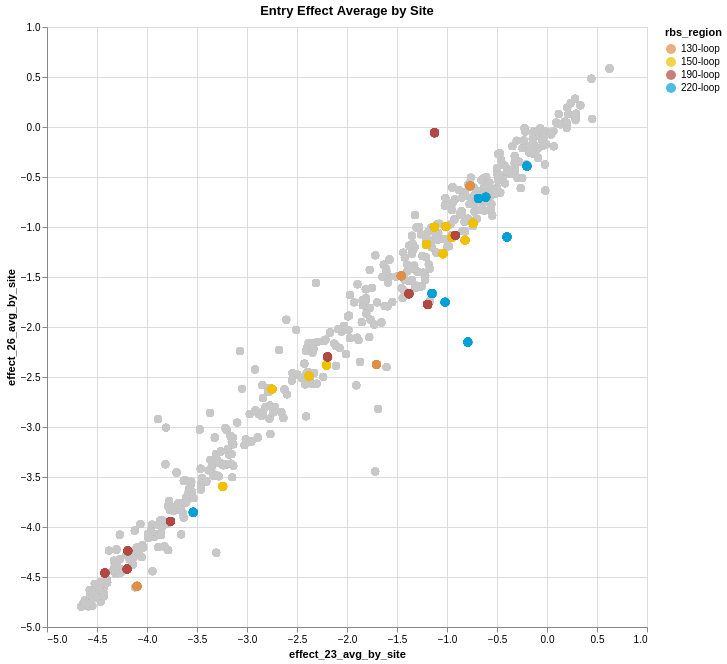

The code cell stored with this chart in its notebook:
### Code cell
import altair as alt
alt.data_transformers.disable_max_rows()


wild = filtered_entry_merged[filtered_entry_merged['rbs_region'] == 'outside RBS']
other = filtered_entry_merged[filtered_entry_merged['rbs_region'] != 'outside RBS']

wild_chart = alt.Chart(wild).mark_circle(size=60).encode(
    x='effect_23_avg_by_site',
    y='effect_26_avg_by_site',
    tooltip=['effect_23_avg_by_site', 'effect_26_avg_by_site', 'site', 'wildtype', 'rbs_region'],
    color=alt.value('#C8C8C8')  # Use a fixed color
)

# Chart for other groups
other_chart = alt.Chart(other).mark_circle(size=80).encode(
    x='effect_23_avg_by_site',
    y='effect_26_avg_by_site',
    tooltip=['effect_23_avg_by_site', 'effect_26_avg_by_site', 'site', 'wildtype', 'rbs_region'],
    color=alt.Color(
        'rbs_region',
        scale=alt.Scale(
            domain=['130-loop', '150-loop','190-loop','220-loop'],
            range=['#DF8F44' ,'#EFC000', '#B24745','#00A1D5']
        )
    )
).properties(
    title='Entry Effect Average by Site'
)

# Layer them so 'wild' is drawn behind
(wild_chart + other_chart).properties(width=600, height=600)

### Figure 1 — Vega-Lite specification as saved in the notebook (floating-point values rounded to 4 significant figures; data arrays with more than 128 entries replaced by an {"elided": "..."} marker saying what was removed)
{"config": {"view": {"continuousWidth": 300, "continuousHeight": 300}}, "layer": [{"data": {"name": "data-4310d8cf25fb6bbffcb8d71248184f1b"}, "mark": {"type": "circle", "size": 60}, "encoding": {"color": {"value": "#C8C8C8"}, "tooltip": [{"field": "effect_23_avg_by_site", "type": "quantitative"}, {"field": "effect_26_avg_by_site", "type": "quantitative"}, {"field": "site", "type": "nominal"}, {"field": "wildtype", "type": "nominal"}, {"field": "rbs_region", "type": "nominal"}], "x": {"field": "effect_23_avg_by_site", "type": "quantitative"}, "y": {"field": "effect_26_avg_by_site", "type": "quantitative"}}}, {"data": {"name": "data-34a3d0b15f46c73bac4b2a081f87c730"}, "mark": {"type": "circle", "size": 80}, "encoding": {"color": {"field": "rbs_region", "scale": {"domain": ["130-loop", "150-loop", "190-loop", "220-loop"], "range": ["#DF8F44", "#EFC000", "#B24745", "#00A1D5"]}, "type": "nominal"}, "tooltip": [{"field": "effect_23_avg_by_site", "type": "quantitative"}, {"field": "effect_26_avg_by_site", "type": "quantitative"}, {"field": "site", "type": "nominal"}, {"field": "wildtype", "type": "nominal"}, {"field": "rbs_region", "type": "nominal"}], "x": {"field": "effect_23_avg_by_site", "type": "quantitative"}, "y": {"field": "effect_26_avg_by_site", "type": "quantitative"}}, "title": "Entry Effect Average by Site"}], "height": 600, "width": 600, "$schema": "https://vega.github.io/schema/vega-lite/v5.20.1.json", "datasets": {"data-4310d8cf25fb6bbffcb8d71248184f1b": {"elided": "7486 records"}, "data-34a3d0b15f46c73bac4b2a081f87c730": {"elided": "502 records"}}}
